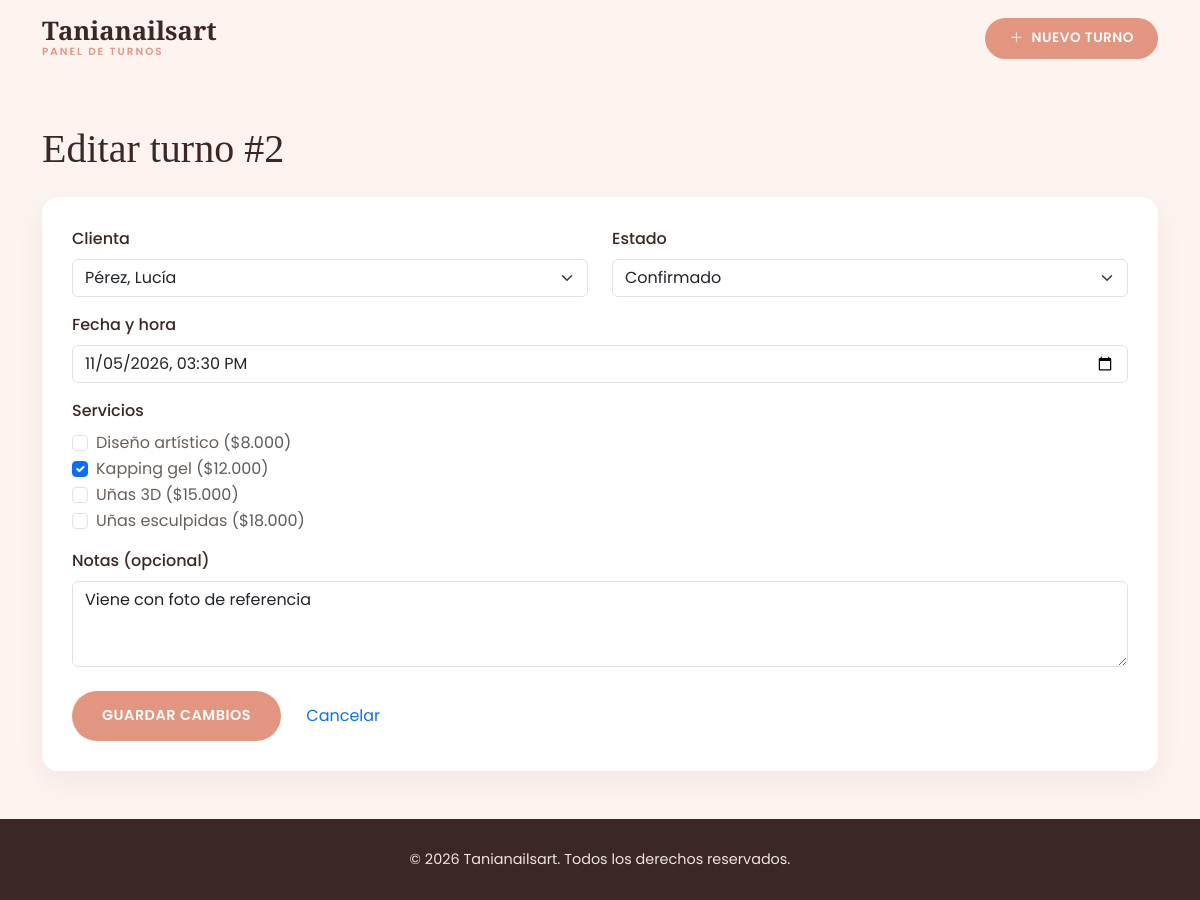
The app's page /admin/editar.php?id=2 with its own data.
### tables this page shows
CREATE TABLE turnos (
  id          INT AUTO_INCREMENT PRIMARY KEY,
  usuario_id  INT NOT NULL,
  estado_id   INT NOT NULL,
  fecha_hora  DATETIME NOT NULL,
  notas       TEXT,
  created_at  TIMESTAMP DEFAULT CURRENT_TIMESTAMP,
  updated_at  TIMESTAMP DEFAULT CURRENT_TIMESTAMP ON UPDATE CURRENT_TIMESTAMP,
  CONSTRAINT fk_turnos_usuario
    FOREIGN KEY (usuario_id) REFERENCES usuarios(id),
  CONSTRAINT fk_turnos_estado
    FOREIGN KEY (estado_id) REFERENCES estados_turno(id),
   
  CONSTRAINT uq_turnos_fecha_hora UNIQUE (fecha_hora)
);

CREATE TABLE usuarios (
  id             INT AUTO_INCREMENT PRIMARY KEY,
  nombre         VARCHAR(60)  NOT NULL,
  apellido       VARCHAR(60)  NOT NULL,
  email          VARCHAR(120) NOT NULL UNIQUE,
  password_hash  VARCHAR(255) NOT NULL,           
  telefono       VARCHAR(20),
  rol_id         INT NOT NULL,
  activo         BOOLEAN NOT NULL DEFAULT TRUE,
  created_at     TIMESTAMP DEFAULT CURRENT_TIMESTAMP,
  updated_at     TIMESTAMP DEFAULT CURRENT_TIMESTAMP ON UPDATE CURRENT_TIMESTAMP,
  CONSTRAINT fk_usuarios_rol
    FOREIGN KEY (rol_id) REFERENCES roles(id)
);

CREATE TABLE estados_turno (
  id          INT AUTO_INCREMENT PRIMARY KEY,
  nombre      VARCHAR(30) NOT NULL UNIQUE,
  created_at  TIMESTAMP DEFAULT CURRENT_TIMESTAMP,
  updated_at  TIMESTAMP DEFAULT CURRENT_TIMESTAMP ON UPDATE CURRENT_TIMESTAMP
);

CREATE TABLE servicios (
  id            INT AUTO_INCREMENT PRIMARY KEY,
  nombre        VARCHAR(80)   NOT NULL,
  descripcion   VARCHAR(255),
  precio        DECIMAL(10,2) NOT NULL CHECK (precio >= 0),
  duracion_min  INT           NOT NULL DEFAULT 60,
  categoria_id  INT           NOT NULL,
  activo        BOOLEAN       NOT NULL DEFAULT TRUE,
  created_at    TIMESTAMP DEFAULT CURRENT_TIMESTAMP,
  updated_at    TIMESTAMP DEFAULT CURRENT_TIMESTAMP ON UPDATE CURRENT_TIMESTAMP,
  CONSTRAINT fk_servicios_categoria
    FOREIGN KEY (categoria_id) REFERENCES categorias_servicio(id)
);

### includes/funciones.php (called while the page is built, shortened)
<?php
function h($valor): string
{
    return htmlspecialchars((string) ($valor ?? ''), ENT_QUOTES | ENT_SUBSTITUTE, 'UTF-8');
}
function datos_formulario(PDO $pdo): array
{
    return [
        'usuarios'  => $pdo->query("SELECT id, nombre, apellido FROM usuarios WHERE activo = 1 ORDER BY apellido, nombre")->fetchAll(),
        'estados'   => $pdo->query("SELECT id, nombre FROM estados_turno ORDER BY id")->fetchAll(),
        'servicios' => $pdo->query("SELECT id, nombre, precio FROM servicios WHERE activo = 1 ORDER BY nombre")->fetchAll(),
    ];
}

### includes/form_turno.php (the view, shortened to what this page needs)
<form action="<?= h($accion) ?>" method="post" novalidate class="form-tania">
  <div class="row">
    <div class="col-md-6 mb-3">
      <label for="usuario_id" class="form-label">Clienta</label>
      <select id="usuario_id" name="usuario_id" class="form-select <?= isset($errores['usuario_id']) ? 'is-invalid' : '' ?>">
        <?php foreach ($opciones['usuarios'] as $u): ?>
          <option value="<?= h($u['id']) ?>" <?= (string) $datos['usuario_id'] === (string) $u['id'] ? 'selected' : '' ?>>
            <?= h($u['apellido'] . ', ' . $u['nombre']) ?>
          </option>
        <?php endforeach; ?>
      </select>
    </div>
    <div class="col-md-6 mb-3">
      <label for="estado_id" class="form-label">Estado</label>
      <select id="estado_id" name="estado_id" class="form-select <?= isset($errores['estado_id']) ? 'is-invalid' : '' ?>">
        <?php foreach ($opciones['estados'] as $e): ?>
          <option value="<?= h($e['id']) ?>" <?= (string) $datos['estado_id'] === (string) $e['id'] ? 'selected' : '' ?>>
            <?= h(ucfirst($e['nombre'])) ?>
          </option>
        <?php endforeach; ?>
      </select>
    </div>
  </div>
  <div class="mb-3">
    <label for="fecha_hora" class="form-label">Fecha y hora</label>
    <input type="datetime-local" id="fecha_hora" name="fecha_hora"
           class="form-control <?= isset($errores['fecha_hora']) ? 'is-invalid' : '' ?>"
           value="<?= h($datos['fecha_hora']) ?>">
  </div>
  <div class="mb-3">
    <span class="form-label d-block">Servicios</span>
    <?php foreach ($opciones['servicios'] as $s): ?>
      <div class="form-check">
        <input class="form-check-input <?= isset($errores['servicios']) ? 'is-invalid' : '' ?>" type="checkbox"
               name="servicios[]" id="serv<?= h($s['id']) ?>" value="<?= h($s['id']) ?>"
               <?= in_array((int) $s['id'], $datos['servicios'], true) ? 'checked' : '' ?>>
        <label class="form-check-label" for="serv<?= h($s['id']) ?>">
          <?= h($s['nombre']) ?> <span class="text-muted">($<?= h(number_format($s['precio'], 0, ',', '.')) ?>)</span>
        </label>
      </div>
    <?php endforeach; ?>
  </div>
  <div class="mb-4">
    <label for="notas" class="form-label">Notas (opcional)</label>
    <textarea id="notas" name="notas" rows="3"
              class="form-control <?= isset($errores['notas']) ? 'is-invalid' : '' ?>"><?= h($datos['notas']) ?></textarea>
  </div>
  <button type="submit" class="btn-reservar btn-reservar-lg border-0"><?= h($textoBoton) ?></button>
  <a href="index.php" class="btn btn-link text-decoration-none ms-2">Cancelar</a>
</form>

### css/estilos.css (style rules this page uses)
:root { --color-fondo-claro: #fdf3ef; --color-salmon: #e2967f; --color-salmon-oscuro: #d1826c; --color-texto-oscuro: #3b2822; --color-texto-gris: #6b6058; --color-blanco: #ffffff; --fuente-titulos: "Playfair Display", serif; --fuente-texto: "Poppins", sans-serif; }
body { font-family: var(--fuente-texto); color: var(--color-texto-gris); background-color: var(--color-fondo-claro); }
.btn-reservar { display: inline-flex; align-items: center; gap: 8px; background-color: var(--color-salmon); color: var(--color-blanco) !important; font-family: var(--fuente-texto); font-weight: 600; font-size: 0.85rem; letter-spacing: 0.5px; padding: 10px 24px; border-radius: 50px; text-decoration: none; transition: background-color 0.2s ease; }
.btn-reservar-lg { padding: 14px 30px; font-size: 0.9rem; }
.form-tania { background-color: var(--color-blanco); border-radius: 16px; padding: 30px; box-shadow: 0 10px 30px rgba(59, 40, 34, 0.06); }
.form-tania .form-label { font-weight: 500; color: var(--color-texto-oscuro); }

### records on screen
turnos: usuario_id "Pérez, Lucía", estado_id "Confirmado", notas "Viene con foto de referencia"
servicios: nombre "Diseño artístico", precio "8.000"
servicios: id "☑", nombre "Kapping gel", precio "12.000"
servicios: nombre "Uñas 3D", precio "15.000"
servicios: nombre "Uñas esculpidas", precio "18.000"

### other values on screen
$id "2"
$textoBoton "GUARDAR CAMBIOS"
